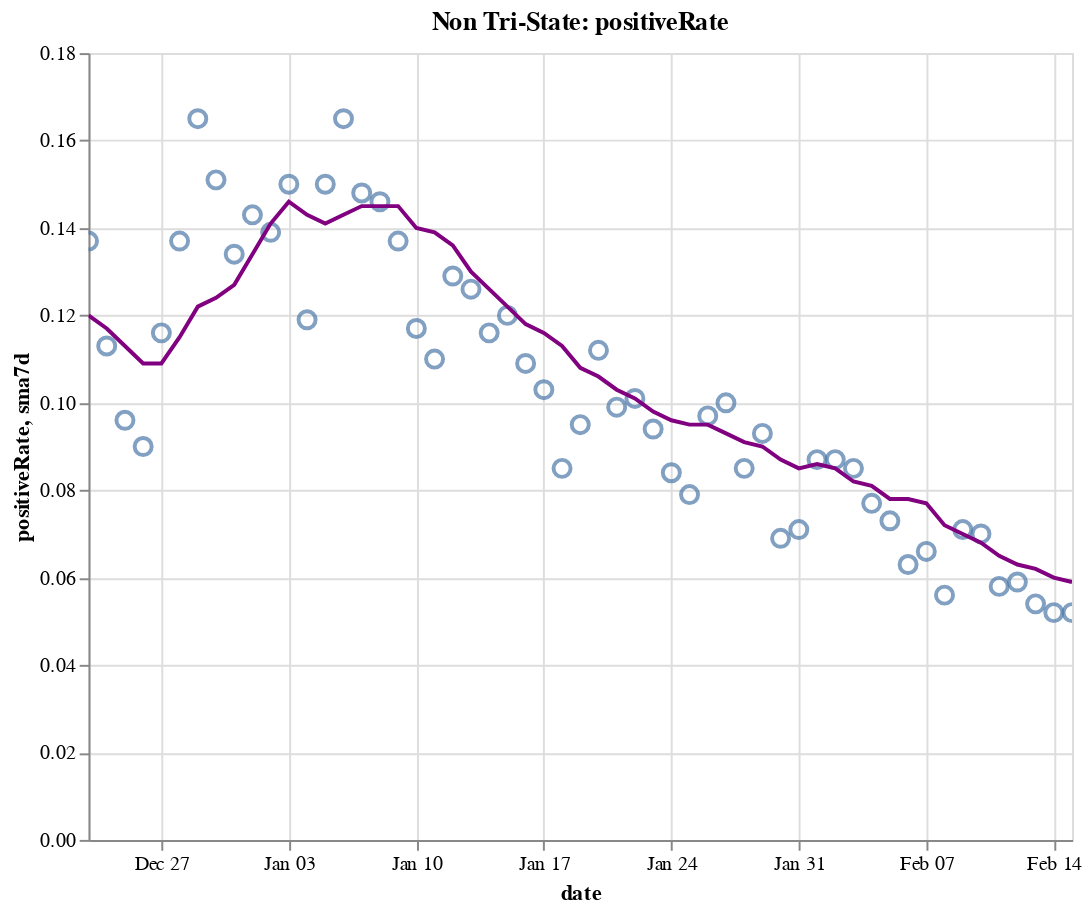

This figure's notebook cell:
### Code cell
create_plot(non_tristate, 'positiveRate')

### Figure 1 — Vega-Lite specification as saved in the notebook (floating-point values rounded to 4 significant figures)
{"config": {"view": {"continuousWidth": 400, "continuousHeight": 300}}, "layer": [{"layer": [{"mark": {"type": "point", "size": 75}, "encoding": {"tooltip": [{"type": "temporal", "field": "date"}, {"type": "quantitative", "field": "positiveRate"}, {"type": "quantitative", "field": "sma7d"}], "x": {"type": "temporal", "field": "date"}, "y": {"type": "quantitative", "field": "positiveRate"}}, "selection": {"selector016": {"type": "interval", "bind": "scales", "encodings": ["x", "y"]}}}, {"mark": {"type": "line", "color": "purple"}, "encoding": {"x": {"type": "temporal", "field": "date"}, "y": {"type": "quantitative", "field": "sma7d"}}}]}, {"mark": {"type": "rule", "color": "#aaa"}, "encoding": {"x": {"type": "temporal", "field": "date"}}, "transform": [{"filter": {"selection": "selector015"}}]}, {"mark": "circle", "encoding": {"opacity": {"condition": {"value": 1, "selection": "selector015"}, "value": 0}, "tooltip": [{"type": "temporal", "field": "date"}, {"type": "quantitative", "field": "positiveRate"}, {"type": "quantitative", "field": "sma7d"}], "x": {"type": "temporal", "field": "date"}, "y": {"type": "quantitative", "field": "positiveRate"}}, "selection": {"selector015": {"type": "single", "encodings": ["x"], "on": "mouseover", "nearest": true, "empty": "none"}}}, {"mark": {"type": "text", "align": "left", "dx": 5, "dy": -5, "stroke": "white", "strokeWidth": 2}, "encoding": {"text": {"type": "quantitative", "field": "positiveRate"}, "tooltip": [{"type": "temporal", "field": "date"}, {"type": "quantitative", "field": "positiveRate"}, {"type": "quantitative", "field": "sma7d"}], "x": {"type": "temporal", "field": "date"}, "y": {"type": "quantitative", "field": "positiveRate"}}, "transform": [{"filter": {"selection": "selector015"}}]}, {"mark": {"type": "text", "align": "left", "dx": 5, "dy": -5}, "encoding": {"text": {"type": "quantitative", "field": "positiveRate"}, "tooltip": [{"type": "temporal", "field": "date"}, {"type": "quantitative", "field": "positiveRate"}, {"type": "quantitative", "field": "sma7d"}], "x": {"type": "temporal", "field": "date"}, "y": {"type": "quantitative", "field": "positiveRate"}}, "transform": [{"filter": {"selection": "selector015"}}]}], "data": {"name": "data-adbe1aa7b72dfd61cd4fa549f7a4e5ee"}, "height": 400, "title": "Non Tri-State: positiveRate", "width": 500, "$schema": "https://vega.github.io/schema/vega-lite/v4.8.1.json", "datasets": {"data-adbe1aa7b72dfd61cd4fa549f7a4e5ee": [{"date": "2020-12-23T00:00:00", "totalTestResultsIncrease": 1499000.0, "positiveIncrease": 205400.0, "death": 264300.0, "deathIncrease": 3054.0, "positiveRate": 0.137, "state": "Non Tri-State", "sma7d": 0.12}, {"date": "2020-12-24T00:00:00", "totalTestResultsIncrease": 1658000.0, "positiveIncrease": 186700.0, "death": 267000.0, "deathIncrease": 2692.0, "positiveRate": 0.113, "state": "Non Tri-State", "sma7d": 0.117}, {"date": "2020-12-25T00:00:00", "totalTestResultsIncrease": 1127000.0, "positiveIncrease": 108700.0, "death": 268300.0, "deathIncrease": 1381.0, "positiveRate": 0.096, "state": "Non Tri-State", "sma7d": 0.113}, {"date": "2020-12-26T00:00:00", "totalTestResultsIncrease": 1952000.0, "positiveIncrease": 175500.0, "death": 269600.0, "deathIncrease": 1282.0, "positiveRate": 0.09, "state": "Non Tri-State", "sma7d": 0.109}, {"date": "2020-12-27T00:00:00", "totalTestResultsIncrease": 1238000.0, "positiveIncrease": 143000.0, "death": 270900.0, "deathIncrease": 1265.0, "positiveRate": 0.116, "state": "Non Tri-State", "sma7d": 0.109}, {"date": "2020-12-28T00:00:00", "totalTestResultsIncrease": 1037000.0, "positiveIncrease": 142000.0, "death": 272100.0, "deathIncrease": 1238.0, "positiveRate": 0.137, "state": "Non Tri-State", "sma7d": 0.115}, {"date": "2020-12-29T00:00:00", "totalTestResultsIncrease": 1112000.0, "positiveIncrease": 183100.0, "death": 275100.0, "deathIncrease": 3016.0, "positiveRate": 0.165, "state": "Non Tri-State", "sma7d": 0.122}, {"date": "2020-12-30T00:00:00", "totalTestResultsIncrease": 1389000.0, "positiveIncrease": 209100.0, "death": 278700.0, "deathIncrease": 3536.0, "positiveRate": 0.151, "state": "Non Tri-State", "sma7d": 0.124}, {"date": "2020-12-31T00:00:00", "totalTestResultsIncrease": 1508000.0, "positiveIncrease": 201700.0, "death": 281700.0, "deathIncrease": 3041.0, "positiveRate": 0.134, "state": "Non Tri-State", "sma7d": 0.127}, {"date": "2021-01-01T00:00:00", "totalTestResultsIncrease": 1119000.0, "positiveIncrease": 160500.0, "death": 284000.0, "deathIncrease": 2306.0, "positiveRate": 0.143, "state": "Non Tri-State", "sma7d": 0.134}, {"date": "2021-01-02T00:00:00", "totalTestResultsIncrease": 1833000.0, "positiveIncrease": 255000.0, "death": 286200.0, "deathIncrease": 2146.0, "positiveRate": 0.139, "state": "Non Tri-State", "sma7d": 0.141}, {"date": "2021-01-03T00:00:00", "totalTestResultsIncrease": 1283000.0, "positiveIncrease": 193000.0, "death": 287500.0, "deathIncrease": 1295.0, "positiveRate": 0.15, "state": "Non Tri-State", "sma7d": 0.146}, {"date": "2021-01-04T00:00:00", "totalTestResultsIncrease": 1360000.0, "positiveIncrease": 161500.0, "death": 288700.0, "deathIncrease": 1270.0, "positiveRate": 0.119, "state": "Non Tri-State", "sma7d": 0.143}, {"date": "2021-01-05T00:00:00", "totalTestResultsIncrease": 1319000.0, "positiveIncrease": 197800.0, "death": 291900.0, "deathIncrease": 3168.0, "positiveRate": 0.15, "state": "Non Tri-State", "sma7d": 0.141}, {"date": "2021-01-06T00:00:00", "totalTestResultsIncrease": 1365000.0, "positiveIncrease": 225200.0, "death": 295500.0, "deathIncrease": 3560.0, "positiveRate": 0.165, "state": "Non Tri-State", "sma7d": 0.143}, {"date": "2021-01-07T00:00:00", "totalTestResultsIncrease": 1647000.0, "positiveIncrease": 243600.0, "death": 299200.0, "deathIncrease": 3700.0, "positiveRate": 0.148, "state": "Non Tri-State", "sma7d": 0.145}, {"date": "2021-01-08T00:00:00", "totalTestResultsIncrease": 1828000.0, "positiveIncrease": 266100.0, "death": 302600.0, "deathIncrease": 3468.0, "positiveRate": 0.146, "state": "Non Tri-State", "sma7d": 0.145}, {"date": "2021-01-09T00:00:00", "totalTestResultsIncrease": 1787000.0, "positiveIncrease": 245000.0, "death": 305900.0, "deathIncrease": 3249.0, "positiveRate": 0.137, "state": "Non Tri-State", "sma7d": 0.145}, {"date": "2021-01-10T00:00:00", "totalTestResultsIncrease": 1772000.0, "positiveIncrease": 207700.0, "death": 307800.0, "deathIncrease": 1883.0, "positiveRate": 0.117, "state": "Non Tri-State", "sma7d": 0.14}, {"date": "2021-01-11T00:00:00", "totalTestResultsIncrease": 1541000.0, "positiveIncrease": 168800.0, "death": 309200.0, "deathIncrease": 1426.0, "positiveRate": 0.11, "state": "Non Tri-State", "sma7d": 0.139}, {"date": "2021-01-12T00:00:00", "totalTestResultsIncrease": 1510000.0, "positiveIncrease": 194500.0, "death": 313000.0, "deathIncrease": 3758.0, "positiveRate": 0.129, "state": "Non Tri-State", "sma7d": 0.136}, {"date": "2021-01-13T00:00:00", "totalTestResultsIncrease": 1578000.0, "positiveIncrease": 198500.0, "death": 316700.0, "deathIncrease": 3710.0, "positiveRate": 0.126, "state": "Non Tri-State", "sma7d": 0.13}, {"date": "2021-01-14T00:00:00", "totalTestResultsIncrease": 1752000.0, "positiveIncrease": 203900.0, "death": 320300.0, "deathIncrease": 3602.0, "positiveRate": 0.116, "state": "Non Tri-State", "sma7d": 0.126}, {"date": "2021-01-15T00:00:00", "totalTestResultsIncrease": 1825000.0, "positiveIncrease": 218300.0, "death": 323600.0, "deathIncrease": 3384.0, "positiveRate": 0.12, "state": "Non Tri-State", "sma7d": 0.122}, {"date": "2021-01-16T00:00:00", "totalTestResultsIncrease": 1796000.0, "positiveIncrease": 196100.0, "death": 327100.0, "deathIncrease": 3456.0, "positiveRate": 0.109, "state": "Non Tri-State", "sma7d": 0.118}, {"date": "2021-01-17T00:00:00", "totalTestResultsIncrease": 1641000.0, "positiveIncrease": 168200.0, "death": 329000.0, "deathIncrease": 1856.0, "positiveRate": 0.103, "state": "Non Tri-State", "sma7d": 0.116}, {"date": "2021-01-18T00:00:00", "totalTestResultsIncrease": 1502000.0, "positiveIncrease": 128100.0, "death": 330100.0, "deathIncrease": 1145.0, "positiveRate": 0.085, "state": "Non Tri-State", "sma7d": 0.113}, {"date": "2021-01-19T00:00:00", "totalTestResultsIncrease": 1340000.0, "positiveIncrease": 127400.0, "death": 332000.0, "deathIncrease": 1903.0, "positiveRate": 0.095, "state": "Non Tri-State", "sma7d": 0.108}, {"date": "2021-01-20T00:00:00", "totalTestResultsIncrease": 1511000.0, "positiveIncrease": 168500.0, "death": 336000.0, "deathIncrease": 4022.0, "positiveRate": 0.112, "state": "Non Tri-State", "sma7d": 0.106}, {"date": "2021-01-21T00:00:00", "totalTestResultsIncrease": 1667000.0, "positiveIncrease": 165700.0, "death": 339600.0, "deathIncrease": 3555.0, "positiveRate": 0.099, "state": "Non Tri-State", "sma7d": 0.103}, {"date": "2021-01-22T00:00:00", "totalTestResultsIncrease": 1674000.0, "positiveIncrease": 169600.0, "death": 343200.0, "deathIncrease": 3651.0, "positiveRate": 0.101, "state": "Non Tri-State", "sma7d": 0.101}, {"date": "2021-01-23T00:00:00", "totalTestResultsIncrease": 1660000.0, "positiveIncrease": 156200.0, "death": 346600.0, "deathIncrease": 3388.0, "positiveRate": 0.094, "state": "Non Tri-State", "sma7d": 0.098}, {"date": "2021-01-24T00:00:00", "totalTestResultsIncrease": 1509000.0, "positiveIncrease": 126200.0, "death": 348400.0, "deathIncrease": 1765.0, "positiveRate": 0.084, "state": "Non Tri-State", "sma7d": 0.096}, {"date": "2021-01-25T00:00:00", "totalTestResultsIncrease": 1408000.0, "positiveIncrease": 111500.0, "death": 349700.0, "deathIncrease": 1307.0, "positiveRate": 0.079, "state": "Non Tri-State", "sma7d": 0.095}, {"date": "2021-01-26T00:00:00", "totalTestResultsIncrease": 1339000.0, "positiveIncrease": 129300.0, "death": 353100.0, "deathIncrease": 3413.0, "positiveRate": 0.097, "state": "Non Tri-State", "sma7d": 0.095}, {"date": "2021-01-27T00:00:00", "totalTestResultsIncrease": 1353000.0, "positiveIncrease": 135700.0, "death": 356900.0, "deathIncrease": 3748.0, "positiveRate": 0.1, "state": "Non Tri-State", "sma7d": 0.093}, {"date": "2021-01-28T00:00:00", "totalTestResultsIncrease": 1614000.0, "positiveIncrease": 137700.0, "death": 360600.0, "deathIncrease": 3723.0, "positiveRate": 0.085, "state": "Non Tri-State", "sma7d": 0.091}, {"date": "2021-01-29T00:00:00", "totalTestResultsIncrease": 1590000.0, "positiveIncrease": 147300.0, "death": 363800.0, "deathIncrease": 3244.0, "positiveRate": 0.093, "state": "Non Tri-State", "sma7d": 0.09}, {"date": "2021-01-30T00:00:00", "totalTestResultsIncrease": 1883000.0, "positiveIncrease": 130700.0, "death": 366600.0, "deathIncrease": 2767.0, "positiveRate": 0.069, "state": "Non Tri-State", "sma7d": 0.087}, {"date": "2021-01-31T00:00:00", "totalTestResultsIncrease": 1469000.0, "positiveIncrease": 104300.0, "death": 368500.0, "deathIncrease": 1888.0, "positiveRate": 0.071, "state": "Non Tri-State", "sma7d": 0.085}, {"date": "2021-02-01T00:00:00", "totalTestResultsIncrease": 1197000.0, "positiveIncrease": 104200.0, "death": 369800.0, "deathIncrease": 1319.0, "positiveRate": 0.087, "state": "Non Tri-State", "sma7d": 0.086}, {"date": "2021-02-02T00:00:00", "totalTestResultsIncrease": 1191000.0, "positiveIncrease": 103700.0, "death": 373100.0, "deathIncrease": 3254.0, "positiveRate": 0.087, "state": "Non Tri-State", "sma7d": 0.085}, {"date": "2021-02-03T00:00:00", "totalTestResultsIncrease": 1270000.0, "positiveIncrease": 108200.0, "death": 376400.0, "deathIncrease": 3387.0, "positiveRate": 0.085, "state": "Non Tri-State", "sma7d": 0.082}, {"date": "2021-02-04T00:00:00", "totalTestResultsIncrease": 1456000.0, "positiveIncrease": 112300.0, "death": 381400.0, "deathIncrease": 4948.0, "positiveRate": 0.077, "state": "Non Tri-State", "sma7d": 0.081}, {"date": "2021-02-05T00:00:00", "totalTestResultsIncrease": 1594000.0, "positiveIncrease": 116700.0, "death": 384700.0, "deathIncrease": 3268.0, "positiveRate": 0.073, "state": "Non Tri-State", "sma7d": 0.078}, {"date": "2021-02-06T00:00:00", "totalTestResultsIncrease": 1566000.0, "positiveIncrease": 98790.0, "death": 387400.0, "deathIncrease": 2757.0, "positiveRate": 0.063, "state": "Non Tri-State", "sma7d": 0.078}, {"date": "2021-02-07T00:00:00", "totalTestResultsIncrease": 1243000.0, "positiveIncrease": 81640.0, "death": 388700.0, "deathIncrease": 1305.0, "positiveRate": 0.066, "state": "Non Tri-State", "sma7d": 0.077}, {"date": "2021-02-08T00:00:00", "totalTestResultsIncrease": 1112000.0, "positiveIncrease": 62360.0, "death": 389800.0, "deathIncrease": 1104.0, "positiveRate": 0.056, "state": "Non Tri-State", "sma7d": 0.072}, {"date": "2021-02-09T00:00:00", "totalTestResultsIncrease": 1138000.0, "positiveIncrease": 80680.0, "death": 392400.0, "deathIncrease": 2545.0, "positiveRate": 0.071, "state": "Non Tri-State", "sma7d": 0.07}, {"date": "2021-02-10T00:00:00", "totalTestResultsIncrease": 1183000.0, "positiveIncrease": 82840.0, "death": 395500.0, "deathIncrease": 3132.0, "positiveRate": 0.07, "state": "Non Tri-State", "sma7d": 0.068}, {"date": "2021-02-11T00:00:00", "totalTestResultsIncrease": 1503000.0, "positiveIncrease": 87660.0, "death": 399100.0, "deathIncrease": 3642.0, "positiveRate": 0.058, "state": "Non Tri-State", "sma7d": 0.065}, {"date": "2021-02-12T00:00:00", "totalTestResultsIncrease": 1493000.0, "positiveIncrease": 88060.0, "death": 404300.0, "deathIncrease": 5197.0, "positiveRate": 0.059, "state": "Non Tri-State", "sma7d": 0.063}, {"date": "2021-02-13T00:00:00", "totalTestResultsIncrease": 1444000.0, "positiveIncrease": 78120.0, "death": 407600.0, "deathIncrease": 3293.0, "positiveRate": 0.054, "state": "Non Tri-State", "sma7d": 0.062}, {"date": "2021-02-14T00:00:00", "totalTestResultsIncrease": 1197000.0, "positiveIncrease": 61680.0, "death": 408900.0, "deathIncrease": 1243.0, "positiveRate": 0.052, "state": "Non Tri-State", "sma7d": 0.06}, {"date": "2021-02-15T00:00:00", "totalTestResultsIncrease": 853600.0, "positiveIncrease": 44360.0, "death": 409800.0, "deathIncrease": 897.0, "positiveRate": 0.052, "state": "Non Tri-State", "sma7d": 0.059}]}}
